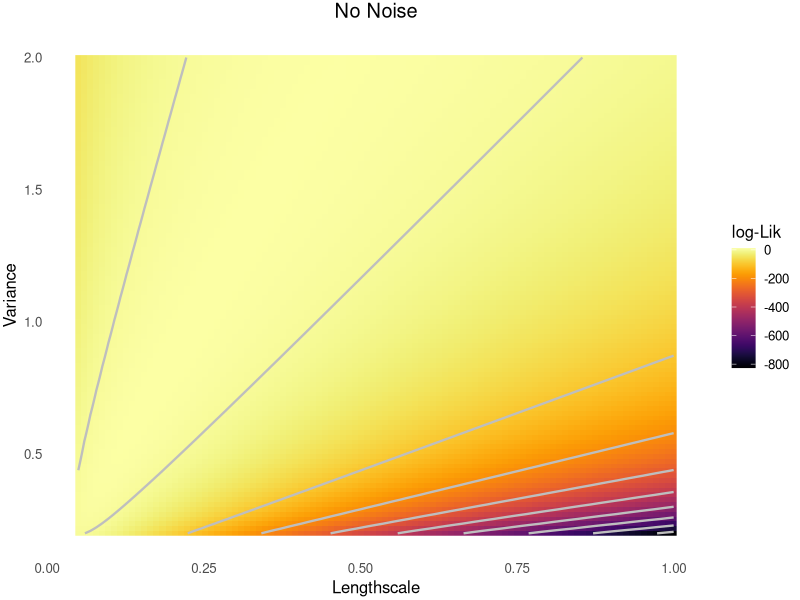
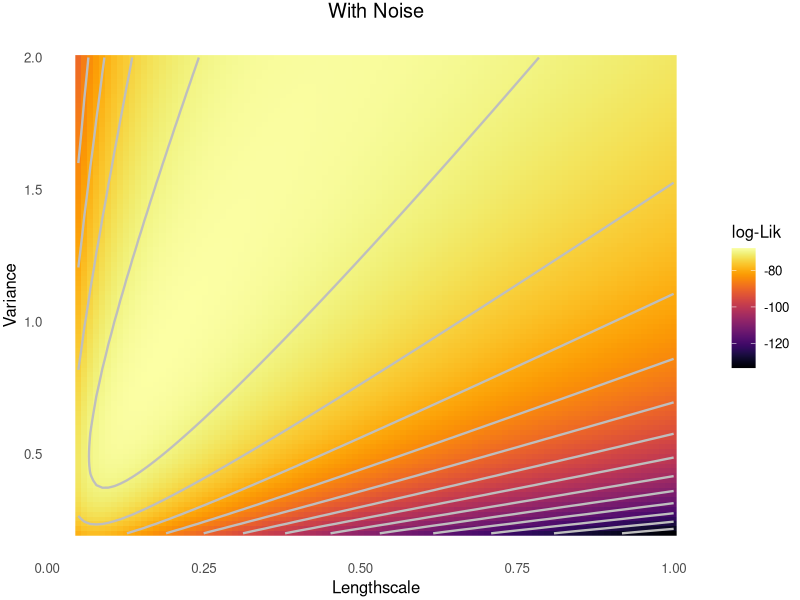

Reproduce these figures in R, in order.
## ---- chunk 1
knitr::opts_chunk$set(echo = TRUE)
knitr::opts_chunk$set(warning = FALSE, message = FALSE) 
## ---- chunk 2
# R code to visualize likelihood surfaces for Matérn GP
library(fields); library(MASS)
library(mvtnorm)

# 1. Define covariance function (no nugget)
cov_mat <- function(x, rho, sigma2, nu=0.5) {
  d <- rdist(x)
  sigma2 * exp(-d / rho)
}

# Sample spatial locations
set.seed(42)
x <- matrix(runif(100), ncol=1)

# Simulate noiseless field
Sigma_true <- cov_mat(x, rho=0.2, sigma2=1)
y0 <- mvrnorm(1, mu=rep(0, nrow(x)), Sigma_true)

# Simulate noisy data
tau2_true <- 0.1
y1 <- y0 + rnorm(length(y0), sd=sqrt(tau2_true))

# Likelihood grid
rho_grid <- seq(0.05, 1, length=100)
sigma_grid <- seq(0.2, 2, length=100)
logLik0 <- logLik1 <- matrix(NA, 100, 100)

for (i in 1:100) {
  for (j in 1:100) {
    S <- cov_mat(x, rho_grid[i], sigma_grid[j])
    logLik0[i,j] <- dmvnorm(y0, sigma=S, log=TRUE)
    logLik1[i,j] <- dmvnorm(y1, sigma=S + diag(tau2_true, nrow(x)), log=TRUE)
  }
}


library(ggplot2)
library(viridis)
library(cowplot)

# Prepare data
grid <- expand.grid(rho = rho_grid, sigma2 = sigma_grid)
df0 <- cbind(grid, logLik = as.vector(logLik0))
df1 <- cbind(grid, logLik = as.vector(logLik1))

# Plot 1 — No Noise
p1 <- ggplot(df0, aes(x = rho, y = sigma2, z = logLik)) +
  geom_raster(aes(fill = logLik)) +
  geom_contour(color = "grey", lwd=0.8) +
  scale_fill_viridis(option = "inferno", name = "log-Lik") +
  labs(title = "No Noise", x = "Lengthscale", y = "Variance") +
  theme_minimal(base_size = 12) +
  theme(
    plot.title = element_text(hjust = 0.5),
    panel.grid = element_blank(),         # Remove grid lines
    axis.ticks.length = unit(0, "pt"),    # No extra tick length
    panel.spacing = unit(0, "pt"),        # No spacing in facets
    axis.text = element_text(margin = margin(0, 0, 0, 0)), # Tight axis labels
    plot.margin = margin(2, 2, 2, 2)       # Minimal outer margin
  )

# Plot 2 — With Noise
p2 <- ggplot(df1, aes(x = rho, y = sigma2, z = logLik)) +
  geom_raster(aes(fill = logLik)) +
  geom_contour(color = "grey", lwd=0.8) +
  scale_fill_viridis(option = "inferno", name = "log-Lik") +
  labs(title = "With Noise", x = "Lengthscale", y = "Variance") +
  theme_minimal(base_size = 12) +
  theme(
    plot.title = element_text(hjust = 0.5),
    panel.grid = element_blank(),         # Remove grid lines
    axis.ticks.length = unit(0, "pt"),    # No extra tick length
    panel.spacing = unit(0, "pt"),        # No spacing in facets
    axis.text = element_text(margin = margin(0, 0, 0, 0)), # Tight axis labels
    plot.margin = margin(2, 2, 2, 2)       # Minimal outer margin
  ) 
print(p1)
print(p2)
